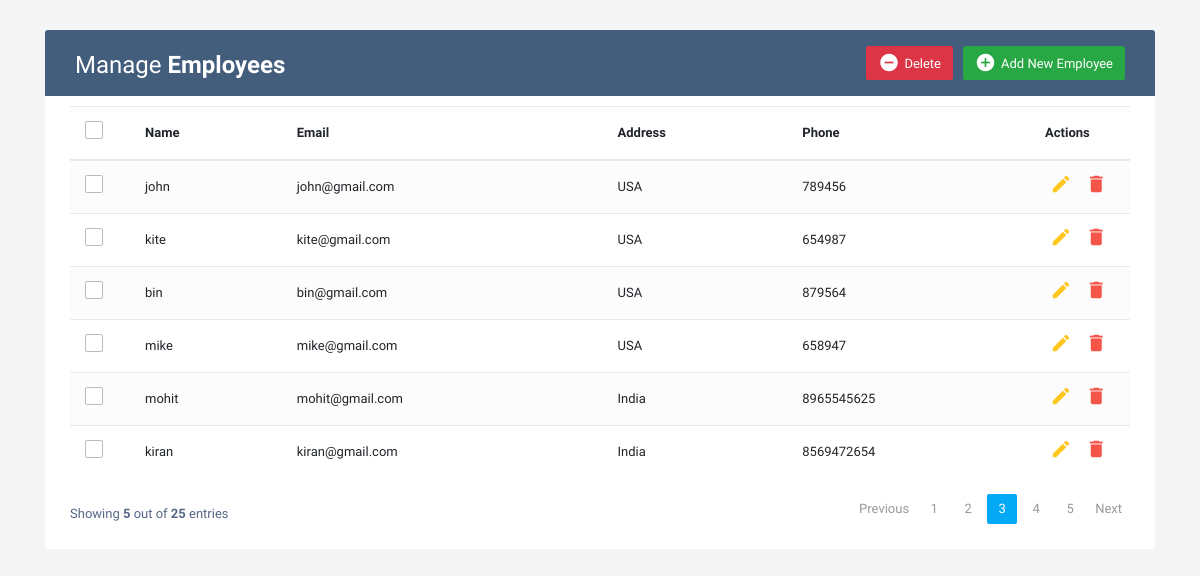
The page / on the database its author committed.
### app1/models.py (models this page shows)
class Employee(models.Model):
    Name = models.CharField(max_length=50)
    Email = models.CharField(max_length=50)
    Address = models.CharField(max_length=50)
    Phone = models.IntegerField()

### MYCRUD/views.py (the view)
# urls.py: path('',views.Index,name='index'),
def Index(request):
    employee = Employee.objects.all()
    emp={
        'emp':employee
    }
    return render(request,"index.html",emp)

### Template/index.html (shortened to what this page needs)
<!DOCTYPE html>
<html lang="en">
<head>
  <link rel="stylesheet" href="https://stackpath.bootstrapcdn.com/bootstrap/4.5.0/css/bootstrap.min.css">
  <link rel="stylesheet" href="https://maxcdn.bootstrapcdn.com/font-awesome/4.7.0/css/font-awesome.min.css">
</head>
<body>
  <div class="container-xl">
    <div class="table-responsive">
      <div class="table-wrapper">
        <div class="table-title">
          <div class="row">
            <div class="col-sm-6">
              <h2>Manage <b>Employees</b></h2>
            </div>
            <div class="col-sm-6">
              <a href="#addEmployeeModal" class="btn btn-success" data-toggle="modal"><i
                  class="material-icons">&#xE147;</i> <span>Add New Employee</span></a>
              <a href="#deleteEmployeeModal" class="btn btn-danger" data-toggle="modal"><i
                  class="material-icons">&#xE15C;</i> <span>Delete</span></a>
            </div>
          </div>
        </div>
        <table class="table table-striped table-hover">
          <thead>
            <tr>
              <th>
                <span class="custom-checkbox">
                  <label for="selectAll"></label>
                </span>
              </th>
              <th>Name</th>
              <th>Email</th>
              <th>Address</th>
              <th>Phone</th>
              <th>Actions</th>
            </tr>
          </thead>
          <tbody>
            {% for i in emp %}
            <tr>
              <td>
                <span class="custom-checkbox">
                  <label for="checkbox1"></label>
                </span>
              </td>
              <td>{{i.Name}}</td>
              <td>{{i.Email}}</td>
              <td>{{i.Address}}</td>
              <td>{{i.Phone}}</td>
              <td>
                <a href="#editEmployeeModal-{{forloop.counter}}" class="edit" data-toggle="modal"><i class="material-icons"
                    data-toggle="tooltip" title="Edit">&#xE254;</i></a>
                <a href="#deleteEmployeeModal-{{forloop.counter}}" class="delete" data-toggle="modal"><i class="material-icons"
                    data-toggle="tooltip" title="Delete">&#xE872;</i></a>
              </td>
            </tr>
            {% endfor %}
          </tbody>
        </table>
        <div class="clearfix">
          <div class="hint-text">Showing <b>5</b> out of <b>25</b> entries</div>
          <ul class="pagination">
            <li class="page-item disabled"><a href="#">Previous</a></li>
            <li class="page-item"><a href="#" class="page-link">1</a></li>
            <li class="page-item"><a href="#" class="page-link">2</a></li>
            <li class="page-item active"><a href="#" class="page-link">3</a></li>
            <li class="page-item"><a href="#" class="page-link">4</a></li>
            <li class="page-item"><a href="#" class="page-link">5</a></li>
            <li class="page-item"><a href="#" class="page-link">Next</a></li>
          </ul>
        </div>
      </div>
    </div>
  </div>
</html>

### Template/index.html (style rules this page uses)
body { color: #566787; background: #f5f5f5; font-family: 'Varela Round', sans-serif; font-size: 13px; }
.table-responsive { margin: 30px 0; }
.table-wrapper { background: #fff; padding: 20px 25px; border-radius: 3px; min-width: 1000px; box-shadow: 0 1px 1px rgba(0, 0, 0, .05); }
.table-title { padding-bottom: 15px; background: #435d7d; color: #fff; padding: 16px 30px; min-width: 100%; margin: -20px -25px 10px; border-radius: 3px 3px 0 0; }
.table-title h2 { margin: 5px 0 0; font-size: 24px; }
.table-title .btn { color: #fff; float: right; font-size: 13px; border: none; min-width: 50px; border-radius: 2px; border: none; outline: none !important; margin-left: 10px; }
.table-title .btn i { float: left; font-size: 21px; margin-right: 5px; }
.table-title .btn span { float: left; margin-top: 2px; }
table.table tr th, table.table tr td { border-color: #e9e9e9; padding: 12px 15px; vertical-align: middle; }
table.table tr th:first-child { width: 60px; }
table.table tr th:last-child { width: 100px; }
table.table-striped tbody tr:nth-of-type(odd) { background-color: #fcfcfc; }
table.table td:last-child i { opacity: 0.9; font-size: 22px; margin: 0 5px; }
table.table td a { font-weight: bold; color: #566787; display: inline-block; text-decoration: none; outline: none !important; }
table.table td a.edit { color: #FFC107; }
table.table td a.delete { color: #F44336; }
table.table td i { font-size: 19px; }
.pagination { float: right; margin: 0 0 5px; }
.pagination li a { border: none; font-size: 13px; min-width: 30px; min-height: 30px; color: #999; margin: 0 2px; line-height: 30px; border-radius: 2px !important; text-align: center; padding: 0 6px; }
.pagination li.active a, .pagination li.active a.page-link { background: #03A9F4; }
.hint-text { float: left; margin-top: 10px; font-size: 13px; }
.custom-checkbox { position: relative; }
.custom-checkbox label:before { width: 18px; height: 18px; }
.custom-checkbox label:before { content: ''; margin-right: 10px; display: inline-block; vertical-align: text-top; background: white; border: 1px solid #bbb; border-radius: 2px; box-sizing: border-box; z-index: 2; }

### rows shown on the page
Employee: Name "john", Email "john@gmail.com", Address "USA", Phone "789456"
Employee: Name "kite", Email "kite@gmail.com", Address "USA", Phone "654987"
Employee: Name "bin", Email "bin@gmail.com", Address "USA", Phone "879564"
Employee: Name "mike", Email "mike@gmail.com", Address "USA", Phone "658947"
Employee: Name "mohit", Email "mohit@gmail.com", Address "India", Phone "8965545625"
Employee: Name "kiran", Email "kiran@gmail.com", Address "India", Phone "8569472654"
